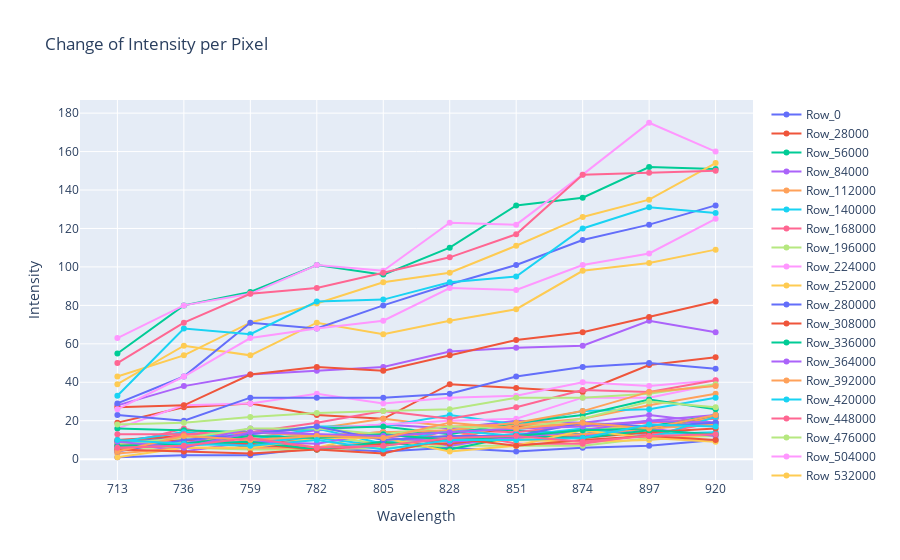

The notebook cell this image was saved under:
### Markdown cell above
###   **Intensity and Wavelength per Pixel**

### Code cell
import plotly.graph_objects as go


fig = go.Figure()
for i in range(0,len(df),28000):
    fig.add_trace(go.Scatter(x =wavelength, y = df.iloc[i],name=f'Row_{i}'))

fig.update_layout(title='Change of Intensity per Pixel', xaxis_title='Wavelength',yaxis_title='Intensity')
fig.show()

### Figure 1 — Plotly figure (JSON) as saved in the notebook; plotly's stock layout.template omitted (floating-point values rounded to 4 significant figures)
{"data": [{"name": "Row_0", "type": "scatter", "x": ["713", "736", "759", "782", "805", "828", "851", "874", "897", "920"], "y": [1, 2, 2, 6, 4, 6, 4, 6, 7, 10]}, {"name": "Row_28000", "type": "scatter", "x": ["713", "736", "759", "782", "805", "828", "851", "874", "897", "920"], "y": [19, 27, 29, 23, 21, 39, 37, 35, 49, 53]}, {"name": "Row_56000", "type": "scatter", "x": ["713", "736", "759", "782", "805", "828", "851", "874", "897", "920"], "y": [8, 8, 14, 12, 12, 15, 15, 13, 17, 23]}, {"name": "Row_84000", "type": "scatter", "x": ["713", "736", "759", "782", "805", "828", "851", "874", "897", "920"], "y": [9, 14, 11, 15, 18, 16, 20, 19, 23, 19]}, {"name": "Row_112000", "type": "scatter", "x": ["713", "736", "759", "782", "805", "828", "851", "874", "897", "920"], "y": [7, 13, 14, 16, 21, 17, 18, 21, 28, 34]}, {"name": "Row_140000", "type": "scatter", "x": ["713", "736", "759", "782", "805", "828", "851", "874", "897", "920"], "y": [9, 11, 13, 17, 17, 23, 18, 25, 26, 32]}, {"name": "Row_168000", "type": "scatter", "x": ["713", "736", "759", "782", "805", "828", "851", "874", "897", "920"], "y": [7, 16, 9, 12, 11, 15, 14, 18, 19, 21]}, {"name": "Row_196000", "type": "scatter", "x": ["713", "736", "759", "782", "805", "828", "851", "874", "897", "920"], "y": [6, 6, 5, 5, 6, 7, 7, 7, 11, 12]}, {"name": "Row_224000", "type": "scatter", "x": ["713", "736", "759", "782", "805", "828", "851", "874", "897", "920"], "y": [16, 28, 29, 34, 29, 32, 33, 40, 38, 41]}, {"name": "Row_252000", "type": "scatter", "x": ["713", "736", "759", "782", "805", "828", "851", "874", "897", "920"], "y": [5, 8, 12, 6, 14, 8, 10, 9, 10, 13]}, {"name": "Row_280000", "type": "scatter", "x": ["713", "736", "759", "782", "805", "828", "851", "874", "897", "920"], "y": [8, 12, 7, 6, 9, 11, 13, 13, 17, 18]}, {"name": "Row_308000", "type": "scatter", "x": ["713", "736", "759", "782", "805", "828", "851", "874", "897", "920"], "y": [10, 12, 6, 12, 14, 11, 17, 18, 16, 22]}, {"name": "Row_336000", "type": "scatter", "x": ["713", "736", "759", "782", "805", "828", "851", "874", "897", "920"], "y": [55, 80, 87, 101, 96, 110, 132, 136, 152, 151]}, {"name": "Row_364000", "type": "scatter", "x": ["713", "736", "759", "782", "805", "828", "851", "874", "897", "920"], "y": [28, 38, 44, 46, 48, 56, 58, 59, 72, 66]}, {"name": "Row_392000", "type": "scatter", "x": ["713", "736", "759", "782", "805", "828", "851", "874", "897", "920"], "y": [8, 9, 12, 11, 13, 11, 18, 18, 15, 22]}, {"name": "Row_420000", "type": "scatter", "x": ["713", "736", "759", "782", "805", "828", "851", "874", "897", "920"], "y": [6, 7, 9, 11, 7, 11, 13, 15, 13, 14]}, {"name": "Row_448000", "type": "scatter", "x": ["713", "736", "759", "782", "805", "828", "851", "874", "897", "920"], "y": [4, 13, 11, 5, 7, 15, 8, 8, 13, 19]}, {"name": "Row_476000", "type": "scatter", "x": ["713", "736", "759", "782", "805", "828", "851", "874", "897", "920"], "y": [9, 9, 11, 12, 8, 12, 10, 16, 16, 19]}, {"name": "Row_504000", "type": "scatter", "x": ["713", "736", "759", "782", "805", "828", "851", "874", "897", "920"], "y": [7, 10, 13, 16, 18, 20, 21, 32, 32, 39]}, {"name": "Row_532000", "type": "scatter", "x": ["713", "736", "759", "782", "805", "828", "851", "874", "897", "920"], "y": [39, 59, 54, 71, 65, 72, 78, 98, 102, 109]}, {"name": "Row_560000", "type": "scatter", "x": ["713", "736", "759", "782", "805", "828", "851", "874", "897", "920"], "y": [23, 20, 32, 32, 32, 34, 43, 48, 50, 47]}, {"name": "Row_588000", "type": "scatter", "x": ["713", "736", "759", "782", "805", "828", "851", "874", "897", "920"], "y": [27, 28, 44, 48, 46, 54, 62, 66, 74, 82]}, {"name": "Row_616000", "type": "scatter", "x": ["713", "736", "759", "782", "805", "828", "851", "874", "897", "920"], "y": [16, 15, 14, 16, 17, 13, 19, 23, 31, 26]}, {"name": "Row_644000", "type": "scatter", "x": ["713", "736", "759", "782", "805", "828", "851", "874", "897", "920"], "y": [9, 4, 9, 8, 14, 7, 12, 12, 16, 12]}, {"name": "Row_672000", "type": "scatter", "x": ["713", "736", "759", "782", "805", "828", "851", "874", "897", "920"], "y": [3, 6, 6, 6, 9, 12, 11, 13, 16, 18]}, {"name": "Row_700000", "type": "scatter", "x": ["713", "736", "759", "782", "805", "828", "851", "874", "897", "920"], "y": [9, 14, 10, 16, 8, 15, 12, 16, 11, 22]}, {"name": "Row_728000", "type": "scatter", "x": ["713", "736", "759", "782", "805", "828", "851", "874", "897", "920"], "y": [13, 13, 14, 19, 25, 21, 27, 36, 35, 41]}, {"name": "Row_756000", "type": "scatter", "x": ["713", "736", "759", "782", "805", "828", "851", "874", "897", "920"], "y": [18, 19, 22, 24, 25, 26, 32, 32, 34, 39]}, {"name": "Row_784000", "type": "scatter", "x": ["713", "736", "759", "782", "805", "828", "851", "874", "897", "920"], "y": [63, 80, 86, 101, 98, 123, 122, 148, 175, 160]}, {"name": "Row_812000", "type": "scatter", "x": ["713", "736", "759", "782", "805", "828", "851", "874", "897", "920"], "y": [43, 54, 71, 81, 92, 97, 111, 126, 135, 154]}, {"name": "Row_840000", "type": "scatter", "x": ["713", "736", "759", "782", "805", "828", "851", "874", "897", "920"], "y": [29, 43, 71, 68, 80, 91, 101, 114, 122, 132]}, {"name": "Row_868000", "type": "scatter", "x": ["713", "736", "759", "782", "805", "828", "851", "874", "897", "920"], "y": [9, 10, 8, 5, 8, 8, 12, 11, 14, 16]}, {"name": "Row_896000", "type": "scatter", "x": ["713", "736", "759", "782", "805", "828", "851", "874", "897", "920"], "y": [7, 8, 9, 5, 9, 5, 12, 11, 15, 13]}, {"name": "Row_924000", "type": "scatter", "x": ["713", "736", "759", "782", "805", "828", "851", "874", "897", "920"], "y": [7, 8, 16, 12, 11, 9, 11, 15, 20, 19]}, {"name": "Row_952000", "type": "scatter", "x": ["713", "736", "759", "782", "805", "828", "851", "874", "897", "920"], "y": [8, 7, 14, 12, 14, 15, 19, 25, 35, 38]}, {"name": "Row_980000", "type": "scatter", "x": ["713", "736", "759", "782", "805", "828", "851", "874", "897", "920"], "y": [33, 68, 65, 82, 83, 92, 95, 120, 131, 128]}, {"name": "Row_1008000", "type": "scatter", "x": ["713", "736", "759", "782", "805", "828", "851", "874", "897", "920"], "y": [50, 71, 86, 89, 97, 105, 117, 148, 149, 150]}, {"name": "Row_1036000", "type": "scatter", "x": ["713", "736", "759", "782", "805", "828", "851", "874", "897", "920"], "y": [8, 11, 16, 16, 13, 17, 16, 21, 30, 27]}, {"name": "Row_1064000", "type": "scatter", "x": ["713", "736", "759", "782", "805", "828", "851", "874", "897", "920"], "y": [26, 43, 63, 68, 72, 89, 88, 101, 107, 125]}, {"name": "Row_1092000", "type": "scatter", "x": ["713", "736", "759", "782", "805", "828", "851", "874", "897", "920"], "y": [1, 6, 6, 11, 11, 4, 7, 15, 11, 9]}, {"name": "Row_1120000", "type": "scatter", "x": ["713", "736", "759", "782", "805", "828", "851", "874", "897", "920"], "y": [4, 10, 13, 17, 10, 12, 12, 19, 17, 19]}, {"name": "Row_1148000", "type": "scatter", "x": ["713", "736", "759", "782", "805", "828", "851", "874", "897", "920"], "y": [5, 4, 3, 5, 3, 11, 7, 10, 12, 10]}, {"name": "Row_1176000", "type": "scatter", "x": ["713", "736", "759", "782", "805", "828", "851", "874", "897", "920"], "y": [7, 8, 12, 11, 13, 10, 12, 15, 16, 23]}, {"name": "Row_1204000", "type": "scatter", "x": ["713", "736", "759", "782", "805", "828", "851", "874", "897", "920"], "y": [9, 6, 14, 13, 12, 14, 16, 17, 20, 23]}, {"name": "Row_1232000", "type": "scatter", "x": ["713", "736", "759", "782", "805", "828", "851", "874", "897", "920"], "y": [4, 12, 10, 12, 11, 19, 16, 19, 16, 23]}, {"name": "Row_1260000", "type": "scatter", "x": ["713", "736", "759", "782", "805", "828", "851", "874", "897", "920"], "y": [10, 8, 7, 10, 5, 10, 10, 11, 18, 17]}, {"name": "Row_1288000", "type": "scatter", "x": ["713", "736", "759", "782", "805", "828", "851", "874", "897", "920"], "y": [6, 7, 11, 6, 7, 11, 12, 9, 12, 13]}], "layout": {"title": {"text": "Change of Intensity per Pixel"}, "xaxis": {"title": {"text": "Wavelength"}}, "yaxis": {"title": {"text": "Intensity"}}}}
